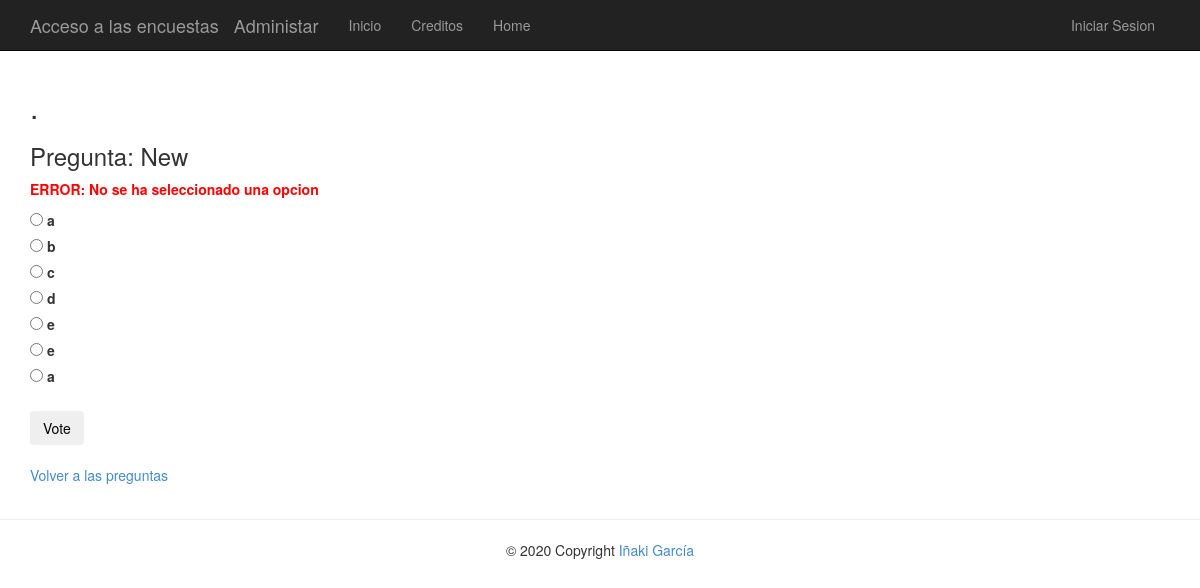
/polls/12/vote/, run on the app's committed database.
### app/models.py (models this page shows)
class Question(models.Model):
    question_text = models.CharField(max_length=200)
    pub_date = models.DateTimeField('date published')
    category = models.CharField(max_length = 200, default="No category")

class Choice(models.Model):
    question = models.ForeignKey(Question, on_delete=models.CASCADE,)
    choice_text = models.CharField(max_length=200)
    votes = models.IntegerField(default=0)
    correct = models.BooleanField(default = False)

### app/views.py (the view)
# urls.py: url(r'^polls/(?P<question_id>\d+)/vote/$', app.views.vote, name='vote'),
def vote(request, question_id):
    p = get_object_or_404(Question, pk=question_id)
    try:
        selected_choice = p.choice_set.get(pk=request.POST['choice'])
    except (KeyError, Choice.DoesNotExist):
        return render(request, 'polls/detail.html', {
            'question': p,
            'error_message': "ERROR: No se ha seleccionado una opcion",
        })
    else:
        selected_choice.votes += 1
        selected_choice.save()
        return HttpResponseRedirect(reverse('results', args=(p.id, selected_choice.id, )))

### app/templates/polls/detail.html (shortened to what this page needs)
﻿{% extends "app/layout.html" %}
{% block content %}
<h2>{{ title }}.</h2>
<h3>Pregunta: {{ question.question_text }}</h3>
{% if error_message %}<p><strong style="color:red;"><b>{{ error_message }}</b></strong></p>{% endif %}
<form action="{% url 'vote' question.id %}" method="POST">
{% if request.user.is_authenticated %}
<table class="table">
    <thead>
        <th scope="col">Choice text</th>
        <th scope="col">Votes</th>
        <th scope="col">Answer</th>
    </thead>
    <tbody>
    {% for choice in question.choice_set.all %}
    <tr>
        <td>{{ choice.choice_text }}</td>
        <td>{{ choice.votes }}</td>
        <td>{% if choice.correct %} <label style="color: green"> CORRECT {% else %} <label style="color: red"> INCORRECT  {% endif %}</tr>
    </tr>
    {% endfor %}
    </tbody>
</table>
{% else %}
    {% for choice in question.choice_set.all %}
        <div class="input-group-text">
            <input type="radio" name="choice" id="choice{{ forloop.counter }}" value="{{ choice.id }}" />
            <label for="choice{{ forloop.counter }}">   {{ choice.choice_text }}</label>
        </div>
    {% endfor %}
    <br />
    <button type="submit" class="btn btn-light mb-2">Vote</button>
    <br /><br />
    <a href="{% url 'index' %}">Volver a las preguntas</a>
    </div>
{% endif %}
{% endblock %}

### app/static/app/content/site.css (style rules this page uses)
body { padding-top: 50px; padding-bottom: 20px; }
input, select, textarea { max-width: 280px; }

### data on the page
Question: question_text "New"
Choice: choice_text "a"
Choice: choice_text "b"
Choice: choice_text "c"
Choice: choice_text "d"
Choice: choice_text "e"
Choice: choice_text "e"
Choice: choice_text "a"

### other printed values
{{ error_message }} "ERROR: No se ha seleccionado una opcion"
